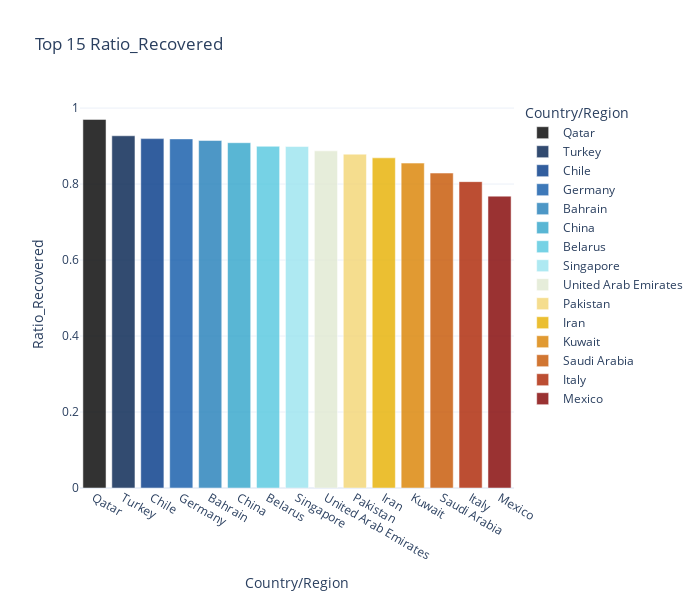

Here is the notebook cell this chart was saved with:
### Code cell
fig = px.bar(temp_f.sort_values('Ratio_Recovered', ascending=False).head(15), 
             y="Ratio_Recovered", x="Country/Region", color= "Country/Region",
             title='Top 15 Ratio_Recovered', 
             orientation='v',
             color_discrete_sequence = px.colors.cyclical.IceFire,
             width=700, height=600)
fig.update_traces(opacity=0.8)

fig.update_layout(template = 'plotly_white')
fig.show()

### Figure 1 — Plotly figure (JSON) as saved in the notebook; plotly's stock layout.template omitted (floating-point values rounded to 4 significant figures)
{"data": [{"alignmentgroup": "True", "hovertemplate": "Country/Region=%{x}<br>Ratio_Recovered=%{y}<extra></extra>", "legendgroup": "Qatar", "marker": {"color": "#000000"}, "name": "Qatar", "offsetgroup": "Qatar", "opacity": 0.8, "orientation": "v", "showlegend": true, "textposition": "auto", "type": "bar", "x": ["Qatar"], "xaxis": "x", "y": [0.9702], "yaxis": "y"}, {"alignmentgroup": "True", "hovertemplate": "Country/Region=%{x}<br>Ratio_Recovered=%{y}<extra></extra>", "legendgroup": "Turkey", "marker": {"color": "#001f4d"}, "name": "Turkey", "offsetgroup": "Turkey", "opacity": 0.8, "orientation": "v", "showlegend": true, "textposition": "auto", "type": "bar", "x": ["Turkey"], "xaxis": "x", "y": [0.9271], "yaxis": "y"}, {"alignmentgroup": "True", "hovertemplate": "Country/Region=%{x}<br>Ratio_Recovered=%{y}<extra></extra>", "legendgroup": "Chile", "marker": {"color": "#003786"}, "name": "Chile", "offsetgroup": "Chile", "opacity": 0.8, "orientation": "v", "showlegend": true, "textposition": "auto", "type": "bar", "x": ["Chile"], "xaxis": "x", "y": [0.9196], "yaxis": "y"}, {"alignmentgroup": "True", "hovertemplate": "Country/Region=%{x}<br>Ratio_Recovered=%{y}<extra></extra>", "legendgroup": "Germany", "marker": {"color": "#0e58a8"}, "name": "Germany", "offsetgroup": "Germany", "opacity": 0.8, "orientation": "v", "showlegend": true, "textposition": "auto", "type": "bar", "x": ["Germany"], "xaxis": "x", "y": [0.9189], "yaxis": "y"}, {"alignmentgroup": "True", "hovertemplate": "Country/Region=%{x}<br>Ratio_Recovered=%{y}<extra></extra>", "legendgroup": "Bahrain", "marker": {"color": "#217eb8"}, "name": "Bahrain", "offsetgroup": "Bahrain", "opacity": 0.8, "orientation": "v", "showlegend": true, "textposition": "auto", "type": "bar", "x": ["Bahrain"], "xaxis": "x", "y": [0.9146], "yaxis": "y"}, {"alignmentgroup": "True", "hovertemplate": "Country/Region=%{x}<br>Ratio_Recovered=%{y}<extra></extra>", "legendgroup": "China", "marker": {"color": "#30a4ca"}, "name": "China", "offsetgroup": "China", "opacity": 0.8, "orientation": "v", "showlegend": true, "textposition": "auto", "type": "bar", "x": ["China"], "xaxis": "x", "y": [0.9088], "yaxis": "y"}, {"alignmentgroup": "True", "hovertemplate": "Country/Region=%{x}<br>Ratio_Recovered=%{y}<extra></extra>", "legendgroup": "Belarus", "marker": {"color": "#54c8df"}, "name": "Belarus", "offsetgroup": "Belarus", "opacity": 0.8, "orientation": "v", "showlegend": true, "textposition": "auto", "type": "bar", "x": ["Belarus"], "xaxis": "x", "y": [0.8995], "yaxis": "y"}, {"alignmentgroup": "True", "hovertemplate": "Country/Region=%{x}<br>Ratio_Recovered=%{y}<extra></extra>", "legendgroup": "Singapore", "marker": {"color": "#9be4ef"}, "name": "Singapore", "offsetgroup": "Singapore", "opacity": 0.8, "orientation": "v", "showlegend": true, "textposition": "auto", "type": "bar", "x": ["Singapore"], "xaxis": "x", "y": [0.8988], "yaxis": "y"}, {"alignmentgroup": "True", "hovertemplate": "Country/Region=%{x}<br>Ratio_Recovered=%{y}<extra></extra>", "legendgroup": "United Arab Emirates", "marker": {"color": "#e1e9d1"}, "name": "United Arab Emirates", "offsetgroup": "United Arab Emirates", "opacity": 0.8, "orientation": "v", "showlegend": true, "textposition": "auto", "type": "bar", "x": ["United Arab Emirates"], "xaxis": "x", "y": [0.8873], "yaxis": "y"}, {"alignmentgroup": "True", "hovertemplate": "Country/Region=%{x}<br>Ratio_Recovered=%{y}<extra></extra>", "legendgroup": "Pakistan", "marker": {"color": "#f3d573"}, "name": "Pakistan", "offsetgroup": "Pakistan", "opacity": 0.8, "orientation": "v", "showlegend": true, "textposition": "auto", "type": "bar", "x": ["Pakistan"], "xaxis": "x", "y": [0.8787], "yaxis": "y"}, {"alignmentgroup": "True", "hovertemplate": "Country/Region=%{x}<br>Ratio_Recovered=%{y}<extra></extra>", "legendgroup": "Iran", "marker": {"color": "#e7b000"}, "name": "Iran", "offsetgroup": "Iran", "opacity": 0.8, "orientation": "v", "showlegend": true, "textposition": "auto", "type": "bar", "x": ["Iran"], "xaxis": "x", "y": [0.869], "yaxis": "y"}, {"alignmentgroup": "True", "hovertemplate": "Country/Region=%{x}<br>Ratio_Recovered=%{y}<extra></extra>", "legendgroup": "Kuwait", "marker": {"color": "#da8200"}, "name": "Kuwait", "offsetgroup": "Kuwait", "opacity": 0.8, "orientation": "v", "showlegend": true, "textposition": "auto", "type": "bar", "x": ["Kuwait"], "xaxis": "x", "y": [0.8552], "yaxis": "y"}, {"alignmentgroup": "True", "hovertemplate": "Country/Region=%{x}<br>Ratio_Recovered=%{y}<extra></extra>", "legendgroup": "Saudi Arabia", "marker": {"color": "#c65400"}, "name": "Saudi Arabia", "offsetgroup": "Saudi Arabia", "opacity": 0.8, "orientation": "v", "showlegend": true, "textposition": "auto", "type": "bar", "x": ["Saudi Arabia"], "xaxis": "x", "y": [0.829], "yaxis": "y"}, {"alignmentgroup": "True", "hovertemplate": "Country/Region=%{x}<br>Ratio_Recovered=%{y}<extra></extra>", "legendgroup": "Italy", "marker": {"color": "#ac2301"}, "name": "Italy", "offsetgroup": "Italy", "opacity": 0.8, "orientation": "v", "showlegend": true, "textposition": "auto", "type": "bar", "x": ["Italy"], "xaxis": "x", "y": [0.8064], "yaxis": "y"}, {"alignmentgroup": "True", "hovertemplate": "Country/Region=%{x}<br>Ratio_Recovered=%{y}<extra></extra>", "legendgroup": "Mexico", "marker": {"color": "#820000"}, "name": "Mexico", "offsetgroup": "Mexico", "opacity": 0.8, "orientation": "v", "showlegend": true, "textposition": "auto", "type": "bar", "x": ["Mexico"], "xaxis": "x", "y": [0.7682], "yaxis": "y"}], "layout": {"barmode": "relative", "height": 600, "legend": {"title": {"text": "Country/Region"}, "tracegroupgap": 0}, "title": {"text": "Top 15 Ratio_Recovered"}, "width": 700, "xaxis": {"anchor": "y", "categoryarray": ["Qatar", "Turkey", "Chile", "Germany", "Bahrain", "China", "Belarus", "Singapore", "United Arab Emirates", "Pakistan", "Iran", "Kuwait", "Saudi Arabia", "Italy", "Mexico"], "categoryorder": "array", "domain": [0, 1], "title": {"text": "Country/Region"}}, "yaxis": {"anchor": "x", "domain": [0, 1], "title": {"text": "Ratio_Recovered"}}}}
